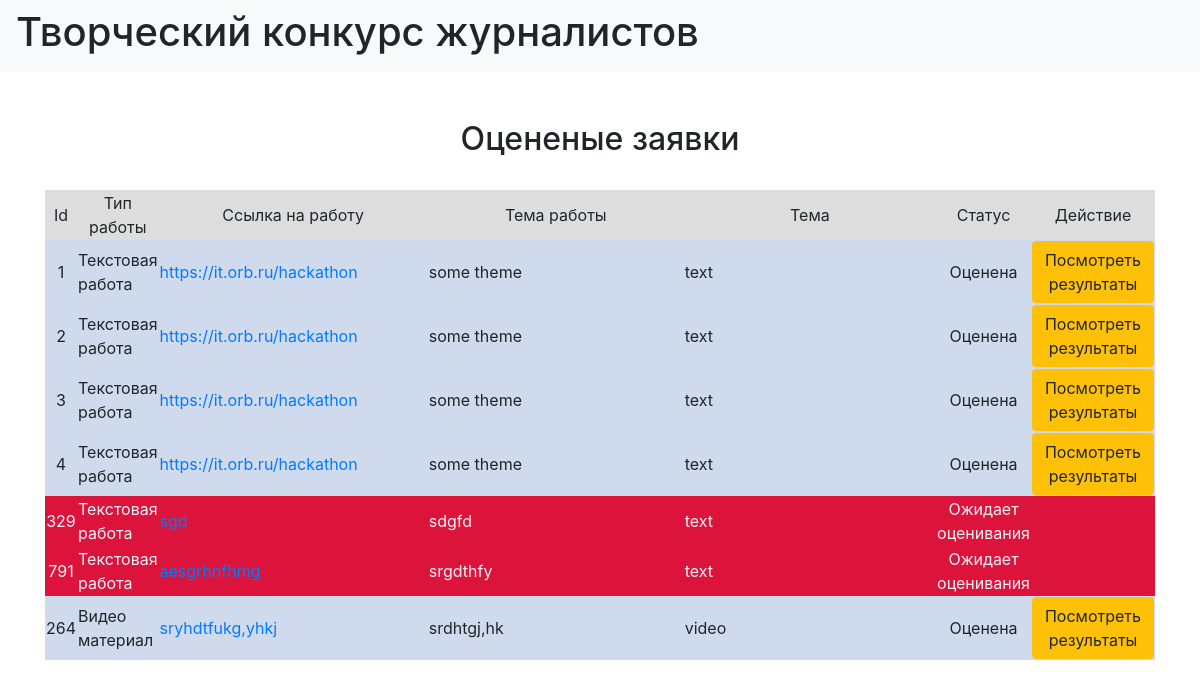
Page /proposals on the committed database.
### data/proposals.py (models this page shows, shortened)
class Proposal(SqlAlchemyBase, UserMixin, SerializerMixin):
    __tablename__ = 'proposal'
    id = sqlalchemy.Column(sqlalchemy.Integer,
                           primary_key=True, autoincrement=True)
    type = sqlalchemy.Column(sqlalchemy.String, nullable=True)
    file = sqlalchemy.Column(sqlalchemy.String, nullable=True)
    evaluation = sqlalchemy.Column(sqlalchemy.String, nullable=True)
    lowering_criteria = sqlalchemy.Column(sqlalchemy.String, nullable=True)
    status = sqlalchemy.Column(sqlalchemy.String, nullable=True)
    likes = sqlalchemy.Column(sqlalchemy.Integer, nullable=True)
    user_data = sqlalchemy.Column(sqlalchemy.String, nullable=True)
    @property
    def theme(self):
        return self.user_data_dict.get("theme")
    @property
    def user_data_dict(self):
        return json.loads(self.user_data)

### main.py (the view)
@app.route('/proposals')
def proposals():
    db_sess = db_session.create_session()
    proposals = db_sess.query(Proposal).all()#.filter(Proposal.status == 'verified').all()
    db_sess.commit()
    return render_template('proposals.html', proposals=proposals)

### data/db_session.py (called while the page is built)
def create_session() -> Session:
    global __factory
    return __factory()

### templates/proposals.html (shortened to what this page needs)
{% extends "base.html" %}
{% block content %}
{% set STATUSES  = {"waiting_verification": "Ожидает оценивания", "verified": "Оценена", "aborted":  "Отменена"} %}
{% set TYPES  = {"text": "Текстовая работа", "video": "Видео материал"} %}
<br>
<br>
<h2 align="center">Оцененые заявки</h2>
<br>
<div class="table_container">
    <table class="my_table">
        <tr class="my_row">
            <td class="title" width="2%" bgcolor="#dddddd" align="center">Id</td>
            <td class="title" width="5%" bgcolor="#dddddd" align="center">Тип работы</td>
            <td class="title" width="25%" bgcolor="#dddddd" align="center">Ссылка на работу</td>
            <td class="title" width="25%" bgcolor="#dddddd" align="center">Тема работы</td>
            <td class="title" width="25%" bgcolor="#dddddd" align="center">Тема</td>
            <td class="title" width="6%" bgcolor="#dddddd" align="center">Статус</td>
            <td class="title" width="8%" bgcolor="#dddddd" align="center">Действие</td>
        </tr>
        {% for proposal in proposals %}
            {% if proposal.status != "verified" %}
                {%  set color = "#dc143c" %}
                {% set text_color = "#FFF0F5" %}
            {% else %}
                {% set color = "#d0daed"  %}
                {% set text_color = "ffffff" %}
            {% endif %}
        <tr class="my_row">
            <td class="ordinary" bgcolor ={{color}} align="center" style="color:{{text_color}}">{{ proposal.id }}</td>
            <td class="ordinary" bgcolor ={{color}} style="color:{{text_color}}">{{ TYPES[proposal.type] }}</td>
            <td class="ordinary" bgcolor ={{color}} style="color:{{text_color}}"><a href="{{proposal.file}}">{{ proposal.file }}</a></td>
            <td class="ordinary" bgcolor ={{color}} style="color:{{text_color}}">{{ proposal.theme }}</td>
            <td class="ordinary" bgcolor ={{color}} style="color:{{text_color}}">
                {{ proposal.type}}
            </td>
            <td class="ordinary" bgcolor ={{color}} align="center" style="color:{{text_color}}">{{ STATUSES[proposal.status] }}</td>
            <td class="ordinary" bgcolor ={{color}} align="center" style="color:{{text_color}}">
                {% if proposal.status == 'verified'%}
                <div>       <a href="/proposals/view/{{ proposal.id }}" class="btn btn-warning">Посмотреть результаты</a>
                </div>
                {% elif current_user.is_authenticated %}
                <div>       <a href="/proposals/rate/{{ proposal.id }}" class="btn btn-warning">Оценить работу</a>
                </div>
                {% endif %}
            </td>
        </tr>
        {% endfor %}
    </table>
</div>
{% endblock %}

### rows in the picture
Proposal: id "1", type "Текстовая работа", file "https://it.orb.ru/hackathon", theme "some theme", type "text", status "Оценена"
Proposal: id "2", type "Текстовая работа", file "https://it.orb.ru/hackathon", theme "some theme", type "text", status "Оценена"
Proposal: id "3", type "Текстовая работа", file "https://it.orb.ru/hackathon", theme "some theme", type "text", status "Оценена"
Proposal: id "4", type "Текстовая работа", file "https://it.orb.ru/hackathon", theme "some theme", type "text", status "Оценена"
Proposal: id "329", type "Текстовая работа", theme "sdgfd", type "text", status "Ожидает оценивания"
Proposal: id "791", type "Текстовая работа", theme "srgdthfy", type "text", status "Ожидает оценивания"
Proposal: id "264", type "Видео материал", file "sryhdtfukg,yhkj", theme "srdhtgj,hk", type "video", status "Оценена"
